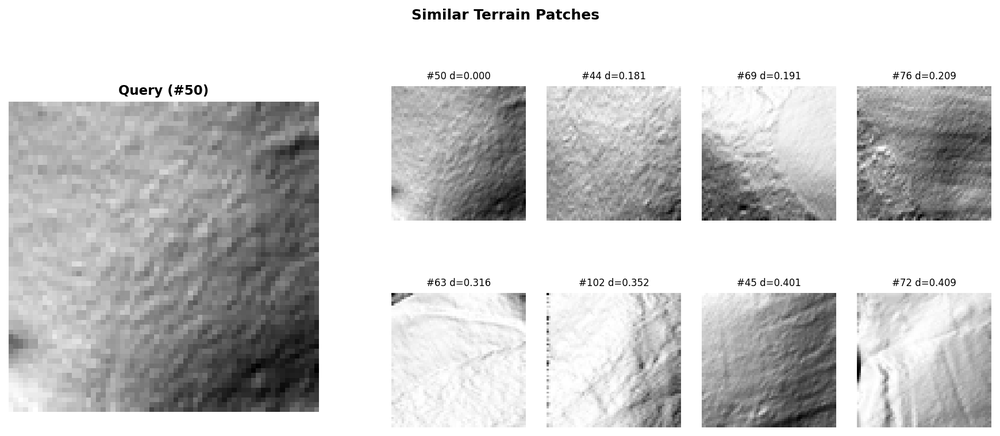
#> input picture data/similar_patches.png, 1000 x 436 px, shrunk from 1740 x 759 before the run
$ python -i analysis.py   (imports and definitions only)
#> lines starting #> are read from the running program, lines starting #| are printed output that depends on the picture; after the words box and inside, x2 and y2 are one past the last pixel; in counts of white or black regions, pixels touching at a corner belong together
"""
Rich Feature Analysis Module

Comprehensive feature analysis for terrain patches.
Ported from DIVERGE/RESIDUALS project.

Analyzes:
- Linear features (roads, walls) via edge detection
- Spatial autocorrelation (Moran's I)
- Frequency content (low/mid/high bands)
- Feature distinctness (SNR)

Amplitude-scaled statistics are signed-log1p compressed in
``analysis_to_vector`` (see ``LOG_SCALED_KEYS``); ``analyze_features`` itself
returns raw values.
"""

import numpy as np
from typing import Dict, Any, List
from scipy import stats
from scipy.ndimage import correlate, uniform_filter

try:
    from skimage.feature import canny
    from skimage.transform import hough_line, hough_line_peaks
    SKIMAGE_AVAILABLE = True
except ImportError:
    SKIMAGE_AVAILABLE = False


def analyze_features(
    arr: np.ndarray,
    include_linear: bool = True,
    include_frequency: bool = True
) -> Dict[str, float]:
    """
    Comprehensive feature analysis of a patch or residual.

    Args:
        arr: 2D array to analyze
        include_linear: Include linear feature detection (slower)
        include_frequency: Include frequency analysis

    Returns:
        Dict of analysis metrics
    """
    analysis = {}

    arr_clean = np.nan_to_num(arr, nan=0)
    flat = arr_clean.flatten()

    # ==========================================================================
    # Basic Statistics
    # ==========================================================================
    analysis['mean'] = float(np.mean(flat))
    analysis['std'] = float(np.std(flat))
    analysis['min'] = float(np.min(flat))
    analysis['max'] = float(np.max(flat))
    analysis['range'] = analysis['max'] - analysis['min']
    analysis['median'] = float(np.median(flat))

    # Distribution shape
    if len(flat) > 10:
        analysis['skewness'] = float(stats.skew(flat))
        analysis['kurtosis'] = float(stats.kurtosis(flat))
    else:
        analysis['skewness'] = 0.0
        analysis['kurtosis'] = 0.0

    # Energy
    analysis['energy'] = float(np.sum(flat ** 2) / len(flat))

    # Entropy from histogram
    hist, _ = np.histogram(flat, bins=50, density=True)
    hist = hist + 1e-10
    analysis['entropy'] = float(stats.entropy(hist))

    # ==========================================================================
    # Spatial Autocorrelation (Moran's I)
    # ==========================================================================
    analysis['spatial_autocorr'] = compute_spatial_autocorrelation(arr_clean)

    # ==========================================================================
    # Linear Feature Detection
    # ==========================================================================
    if include_linear and SKIMAGE_AVAILABLE:
        try:
            linear_metrics = detect_linear_features(arr_clean)
            analysis.update(linear_metrics)
        except Exception:
            analysis['linear_feature_count'] = 0
            analysis['max_linear_strength'] = 0.0
    else:
        analysis['linear_feature_count'] = 0
        analysis['max_linear_strength'] = 0.0

    # ==========================================================================
    # Frequency Content
    # ==========================================================================
    if include_frequency:
        try:
            freq_metrics = analyze_frequency_content(arr_clean)
            analysis.update(freq_metrics)
        except Exception:
            analysis['low_freq_energy'] = 0.0
            analysis['mid_freq_energy'] = 0.0
            analysis['high_freq_energy'] = 0.0

    # ==========================================================================
    # Feature Distinctness (SNR)
    # ==========================================================================
    analysis['feature_snr'] = compute_feature_snr(arr_clean)

    return analysis


def compute_spatial_autocorrelation(arr: np.ndarray) -> float:
    """
    Compute Moran's I spatial autocorrelation.

    High values indicate spatially structured features.
    """
    kernel = np.array([
        [0, 1, 0],
        [1, 0, 1],
        [0, 1, 0]
    ]) / 4

    lagged = correlate(arr, kernel, mode='reflect')

    arr_centered = arr - arr.mean()
    lagged_centered = lagged - lagged.mean()

    numerator = np.sum(arr_centered * lagged_centered)
    denominator = np.sum(arr_centered ** 2)

    if denominator == 0:
        return 0.0

    return float(numerator / denominator)


def detect_linear_features(
    arr: np.ndarray,
    canny_sigma: float = 2.0,
    num_peaks: int = 20
) -> Dict[str, float]:
    """
    Detect linear features using Hough transform.
    """
    if not SKIMAGE_AVAILABLE:
        return {'linear_feature_count': 0, 'max_linear_strength': 0.0}

    # Normalize
    arr_norm = arr - arr.min()
    arr_max = arr_norm.max()
    if arr_max > 0:
        arr_norm = arr_norm / arr_max

    # Edge detection
    edges = canny(arr_norm, sigma=canny_sigma)

    # Hough transform
    h, theta, d = hough_line(edges)

    # Find peaks
    accum, angles, dists = hough_line_peaks(h, theta, d, num_peaks=num_peaks)

    return {
        'linear_feature_count': len(accum),
        'max_linear_strength': float(np.max(accum)) if len(accum) > 0 else 0.0,
        'mean_linear_strength': float(np.mean(accum)) if len(accum) > 0 else 0.0,
    }


def analyze_frequency_content(arr: np.ndarray) -> Dict[str, float]:
    """
    Analyze frequency distribution using FFT.
    """
    fft = np.fft.fft2(arr)
    fft_mag = np.abs(np.fft.fftshift(fft))

    center = np.array(fft_mag.shape) // 2
    y, x = np.ogrid[:fft_mag.shape[0], :fft_mag.shape[1]]
    r = np.sqrt((x - center[1])**2 + (y - center[0])**2)

    max_r = min(center)

    low_mask = r < max_r * 0.2
    mid_mask = (r >= max_r * 0.2) & (r < max_r * 0.6)
    high_mask = r >= max_r * 0.6

    low_energy = np.mean(fft_mag[low_mask]) if np.any(low_mask) else 0.0
    mid_energy = np.mean(fft_mag[mid_mask]) if np.any(mid_mask) else 0.0
    high_energy = np.mean(fft_mag[high_mask]) if np.any(high_mask) else 0.0

    return {
        'low_freq_energy': float(low_energy),
        'mid_freq_energy': float(mid_energy),
        'high_freq_energy': float(high_energy),
        'freq_ratio_high_low': float(high_energy / (low_energy + 1e-10)),
    }


def compute_feature_snr(arr: np.ndarray, percentile: float = 95) -> float:
    """
    Compute log-scaled signal-to-noise ratio for features.

    Returns log1p(std(signal) / std(noise)), where "signal" is the top
    ``percentile`` of |arr| and "noise" is the rest. The raw ratio is
    unbounded: on near-flat residuals the noise std approaches zero and the
    ratio reaches 1e15, which dominates z-score normalization and effectively
    zeroes the dimension for every other patch. log1p keeps it monotonic,
    bounded (~36 at 1e15), and 0 for the degenerate cases below.
    """
    threshold = np.percentile(np.abs(arr), percentile)

    signal_mask = np.abs(arr) >= threshold
    signal_values = arr[signal_mask]
    noise_values = arr[~signal_mask]

    if len(signal_values) == 0 or len(noise_values) == 0:
        return 0.0

    noise_std = np.std(noise_values)
    if noise_std == 0:
        return 0.0

    return float(np.log1p(np.std(signal_values) / noise_std))


# Keys whose raw values are amplitude-scaled residual statistics with
# intrinsically heavy tails (a residual field can span 1e-6 .. 1e3 across
# terrain). Stored raw, z-score normalization lets a handful of extreme
# patches set the per-dimension scale and squashes everyone else near zero
# (energy: 98.8% of county patches at |z| < 0.05 before this change).
# signed_log1p compresses the tails while keeping sign and monotonicity.
# Changing this set is an index-compat event; see CLAUDE.md.
LOG_SCALED_KEYS = (
    'mean', 'std', 'range', 'median', 'skewness', 'kurtosis', 'energy',
    'low_freq_energy', 'mid_freq_energy', 'high_freq_energy',
    'freq_ratio_high_low', 'min', 'max',
)


def signed_log1p(x):
    """sign(x) * log1p(|x|): odd, monotonic, identity near 0, log for |x| >> 1."""
    return np.sign(x) * np.log1p(np.abs(x))


# [40 lines left out: functions analysis_to_vector, get_log_scaled_dims, not called in this run]


def get_analysis_dim() -> int:
    """Get dimension of analysis vector."""
    return 20


# [9 lines left out: function get_analysis_labels, not called in this run]

>>> import cv2
>>> picture = cv2.imread('../../data/similar_patches.png', cv2.IMREAD_GRAYSCALE)
#> picture is the input picture: shape (436, 1000); min 0, max 255, mean 203.2
>>> result = analyze_features(picture)
#> in analyze_features, `hist, _ = np.histogram(flat, bins=50, density=True)`: hist = 50 values, max 0.0888 at index 49, min 6.03e-05 at index 1, mean 0.00392
#> in compute_spatial_autocorrelation, `numerator = np.sum(arr_centered * lagged_centered)`: numerator = 1.68e+09
#> in compute_spatial_autocorrelation, `denominator = np.sum(arr_centered ** 2)`: denominator = 1.73e+09
#> in detect_linear_features, `arr_max = arr_norm.max()`: arr_max = 255
#> in detect_linear_features, `edges = canny(arr_norm, sigma=canny_sigma)`:
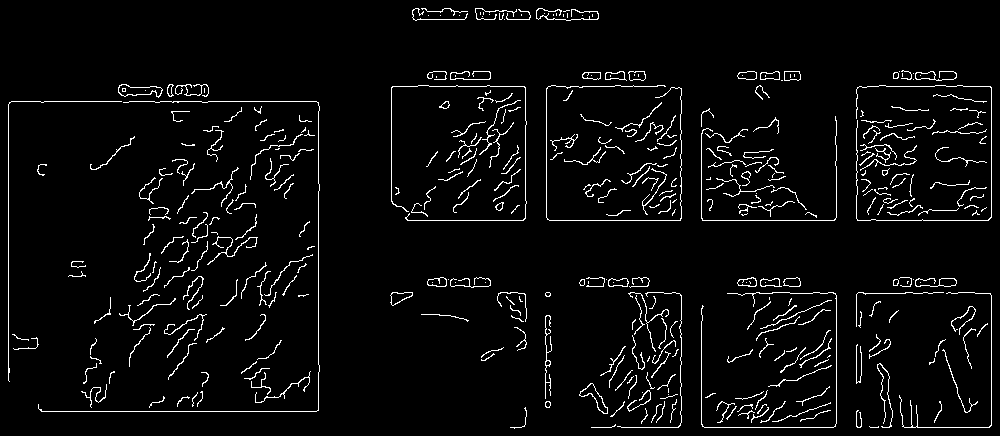
#> edges: shape (436, 1000) bool; 4.2% white in thin lines or dots
#> in detect_linear_features, `h, theta, d = hough_line(edges)`:
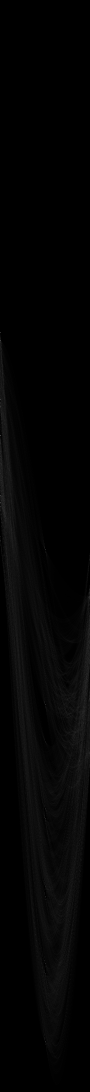
#> h: shape (2183, 180) uint64 (shown at 1/2 size); min 0, max 517, mean 8.4; drawn with min black and max white
#> in detect_linear_features, `h, theta, d = hough_line(edges)`: theta = 180 values from -1.57 to 1.55; d = 2183 values from -1091 to 1091
#> in detect_linear_features, `accum, angles, dists = hough_line_peaks(h, theta, d, num_peaks=num_pea..`: accum = [517, 338, 327, 326, 319, 290, 277, 262]; angles = [-1.57, -1.57, -1.57, -1.57, -1.57, 0, 0, 0]; dists = [-220, -86, -427, -411, -101, 318, 8, 991]
#> in analyze_features, `linear_metrics = detect_linear_features(arr_clean)`: linear_metrics = {'linear_feature_count': 8, 'max_linear_strength': 517, 'mean_linear_strength': 332}
#> in analyze_frequency_content, `low_energy = np.mean(fft_mag[low_mask]) if np.any(low_mask) else 0.0`: low_energy = 138065.1
#> in analyze_frequency_content, `low_energy = np.mean(fft_mag[low_mask]) if np.any(low_mask) else 0.0`:
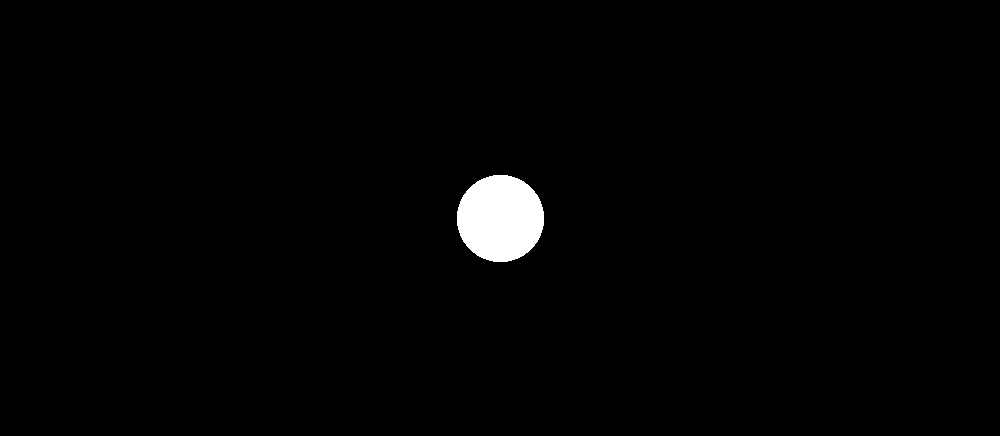
#> low_mask: shape (436, 1000) bool; 1.4% white; 1 white region, box (x1, y1, x2, y2) and area: (457, 175, 544, 262) 5973
#> in analyze_frequency_content, `mid_energy = np.mean(fft_mag[mid_mask]) if np.any(mid_mask) else 0.0`: mid_energy = 18098.4
#> in analyze_frequency_content, `mid_energy = np.mean(fft_mag[mid_mask]) if np.any(mid_mask) else 0.0`:
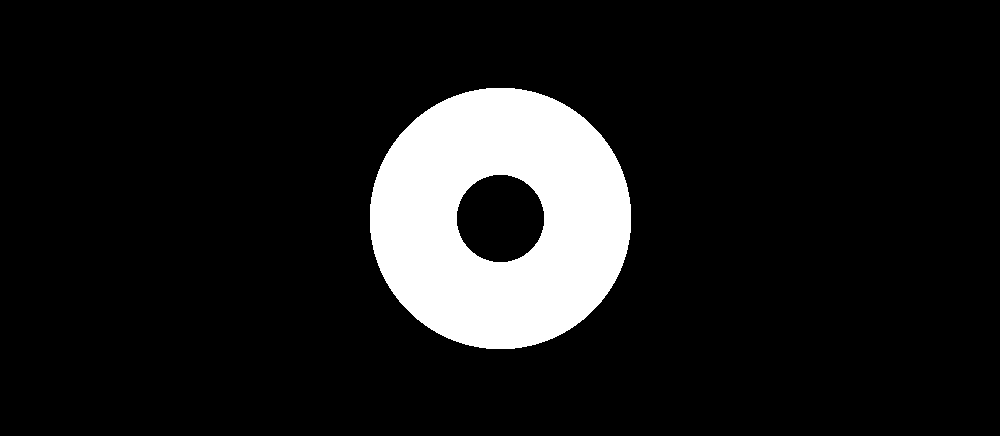
#> mid_mask: shape (436, 1000) bool; 11% white; 1 white region, box (x1, y1, x2, y2) and area: (370, 88, 631, 349) 47756
#> in analyze_frequency_content, `high_energy = np.mean(fft_mag[high_mask]) if np.any(high_mask) else 0.0`: high_energy = 5096.3
#> in analyze_frequency_content, `high_energy = np.mean(fft_mag[high_mask]) if np.any(high_mask) else 0.0`:
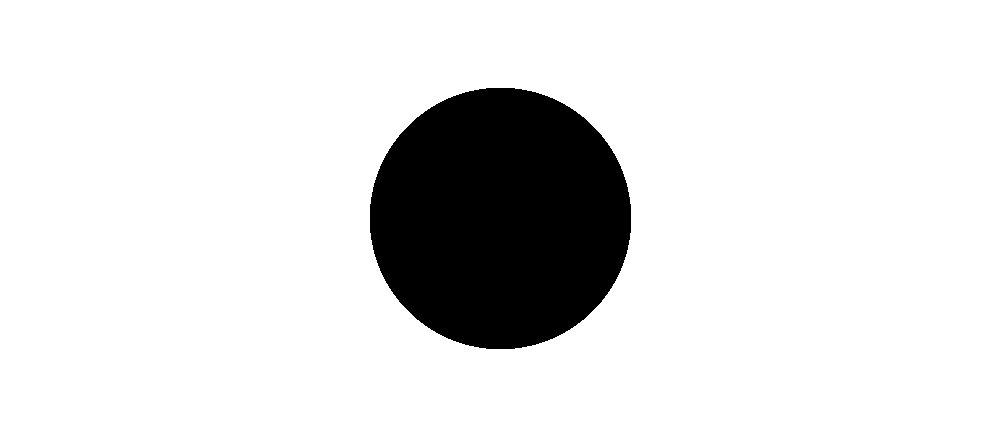
#> high_mask: shape (436, 1000) bool; 87.7% white; 1 black region, box (x1, y1, x2, y2) and area: (370, 88, 631, 349) 53729
#> in analyze_features, `freq_metrics = analyze_frequency_content(arr_clean)`: freq_metrics = {'low_freq_energy': 138065.1, 'mid_freq_energy': 18098.4, 'high_freq_energy': 5096.3, 'freq_ratio_high_low': 0.0369}
#> in compute_feature_snr, `threshold = np.percentile(np.abs(arr), percentile)`: threshold = 255
#> in compute_feature_snr, `signal_mask = np.abs(arr) >= threshold`:
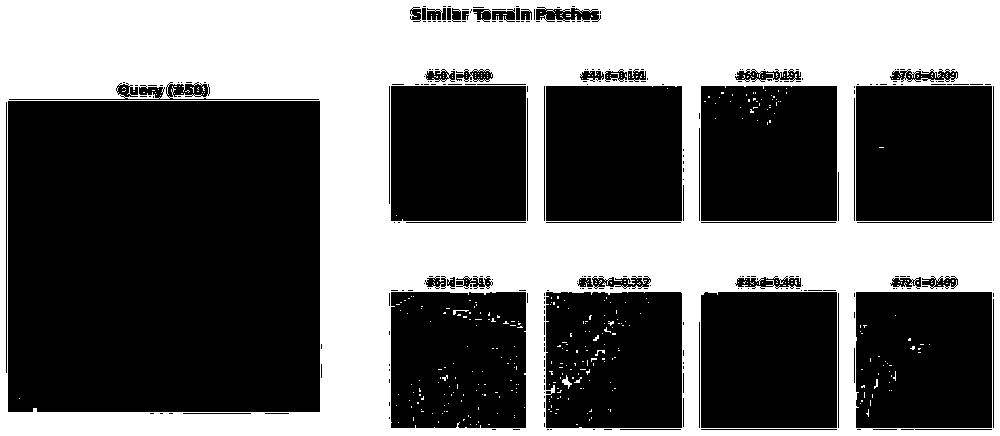
#> signal_mask: shape (436, 1000) bool; 42% white; 435 white regions (429 under 20 px), largest, box (x1, y1, x2, y2) and area: (0, 0, 1000, 436) 181835, (562, 375, 572, 389) 54, (453, 310, 469, 315) 29, (595, 350, 605, 356) 25, (874, 379, 878, 389) 21, (593, 335, 599, 341) 20
#> in compute_feature_snr, `noise_std = np.std(noise_values)`: noise_std = 58.97
#> result = 19 items
